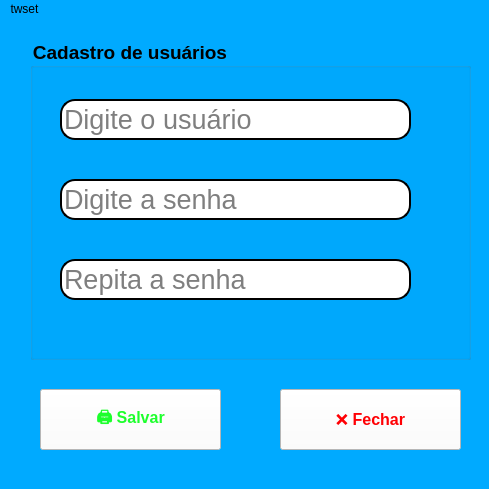
<?xml version="1.0" encoding="UTF-8"?>
<ui version="4.0">
 <class>MainWindow</class>
 <widget class="QMainWindow" name="MainWindow">
  <property name="geometry">
   <rect>
    <x>0</x>
    <y>0</y>
    <width>489</width>
    <height>489</height>
   </rect>
  </property>
  <property name="windowTitle">
   <string>MainWindow</string>
  </property>
  <property name="styleSheet">
   <string notr="true">background-color: rgb(0, 170, 255);</string>
  </property>
  <widget class="QWidget" name="centralwidget">
   <widget class="QGroupBox" name="groupBox">
    <property name="geometry">
     <rect>
      <x>30</x>
      <y>20</y>
      <width>441</width>
      <height>321</height>
     </rect>
    </property>
    <property name="font">
     <font>
      <pointsize>14</pointsize>
      <weight>75</weight>
      <bold>true</bold>
     </font>
    </property>
    <property name="contextMenuPolicy">
     <enum>Qt::NoContextMenu</enum>
    </property>
    <property name="title">
     <string>Cadastro de usuários</string>
    </property>
    <widget class="QLineEdit" name="le_usuario">
     <property name="geometry">
      <rect>
       <x>30</x>
       <y>60</y>
       <width>351</width>
       <height>41</height>
      </rect>
     </property>
     <property name="font">
      <font>
       <pointsize>20</pointsize>
      </font>
     </property>
     <property name="styleSheet">
      <string notr="true">background-color:rgb(255,255,255);
border-radius:15px;
border-style:outset;
border-width:2px;</string>
     </property>
     <property name="text">
      <string/>
     </property>
     <property name="placeholderText">
      <string>Digite o usuário</string>
     </property>
    </widget>
    <widget class="QLineEdit" name="le_senha">
     <property name="geometry">
      <rect>
       <x>30</x>
       <y>140</y>
       <width>351</width>
       <height>41</height>
      </rect>
     </property>
     <property name="font">
      <font>
       <pointsize>20</pointsize>
      </font>
     </property>
     <property name="styleSheet">
      <string notr="true">background-color:rgb(255,255,255);
border-radius:15px;
border-style:outset;
border-width:2px;</string>
     </property>
     <property name="text">
      <string/>
     </property>
     <property name="echoMode">
      <enum>QLineEdit::Password</enum>
     </property>
     <property name="placeholderText">
      <string>Digite a senha</string>
     </property>
    </widget>
    <widget class="QLineEdit" name="le_senha2">
     <property name="geometry">
      <rect>
       <x>30</x>
       <y>220</y>
       <width>351</width>
       <height>41</height>
      </rect>
     </property>
     <property name="font">
      <font>
       <pointsize>20</pointsize>
      </font>
     </property>
     <property name="styleSheet">
      <string notr="true">background-color:rgb(255,255,255);
border-radius:15px;
border-style:outset;
border-width:2px;</string>
     </property>
     <property name="text">
      <string/>
     </property>
     <property name="echoMode">
      <enum>QLineEdit::Password</enum>
     </property>
     <property name="placeholderText">
      <string>Repita a senha</string>
     </property>
    </widget>
   </widget>
   <widget class="QPushButton" name="bt_salvar">
    <property name="geometry">
     <rect>
      <x>40</x>
      <y>370</y>
      <width>181</width>
      <height>61</height>
     </rect>
    </property>
    <property name="font">
     <font>
      <pointsize>12</pointsize>
      <weight>75</weight>
      <bold>true</bold>
     </font>
    </property>
    <property name="styleSheet">
     <string notr="true">background-color: rgb(255, 255, 255);
color:rgb(29, 255, 44)
</string>
    </property>
    <property name="text">
     <string>🖨️ Salvar</string>
    </property>
    <property name="icon">
     <iconset>
      <normaloff>../icones/salvar.png</normaloff>../icones/salvar.png</iconset>
    </property>
    <property name="iconSize">
     <size>
      <width>40</width>
      <height>40</height>
     </size>
    </property>
   </widget>
   <widget class="QPushButton" name="bt_fechar">
    <property name="geometry">
     <rect>
      <x>280</x>
      <y>370</y>
      <width>181</width>
      <height>61</height>
     </rect>
    </property>
    <property name="font">
     <font>
      <pointsize>12</pointsize>
      <weight>75</weight>
      <bold>true</bold>
     </font>
    </property>
    <property name="styleSheet">
     <string notr="true">background-color: rgb(255, 255, 255);
color:rgb(255, 0, 4)</string>
    </property>
    <property name="text">
     <string>❌ Fechar</string>
    </property>
    <property name="icon">
     <iconset>
      <normaloff>../icones/download.png</normaloff>../icones/download.png</iconset>
    </property>
    <property name="iconSize">
     <size>
      <width>55</width>
      <height>55</height>
     </size>
    </property>
   </widget>
  </widget>
  <widget class="QMenuBar" name="menubar">
   <property name="geometry">
    <rect>
     <x>0</x>
     <y>0</y>
     <width>489</width>
     <height>21</height>
    </rect>
   </property>
   <widget class="QMenu" name="menutwset">
    <property name="title">
     <string>twset</string>
    </property>
   </widget>
   <addaction name="menutwset"/>
  </widget>
  <widget class="QStatusBar" name="statusbar"/>
 </widget>
 <resources/>
 <connections/>
</ui>
